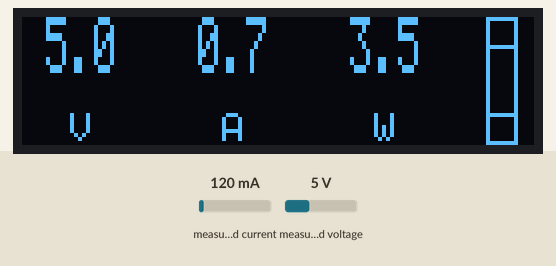
Simulated run of this sketch. Board: Arduino Uno, built with avr-gcc and run on an emulated ATmega328P. On the bench: 128×32 one-colour display. Wiring (inferred from the names in the program): SSD1306 OLED at I2C address 0x3C; INA219 current sensor at I2C address 0x40. The inputs (shaded band) are chosen by the test bench; at power-on: measured current 120 mA, measured voltage 5 V.

Above: at 1.7 s.
1.8 s: measured current set to 1960 mA
At 2.8 s:
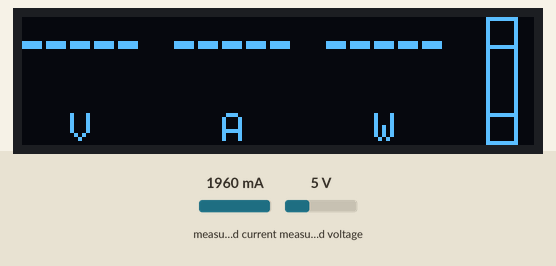
3.6 s: measured current set to 40 mA
At 4.6 s:
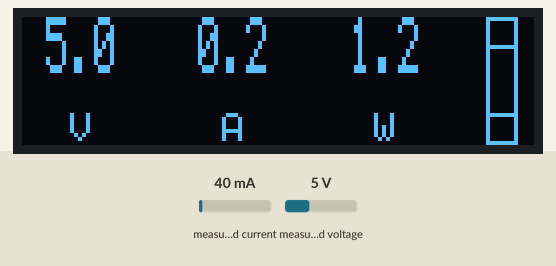
5.1 s: measured voltage set to 7.5 V
At 6.0 s:
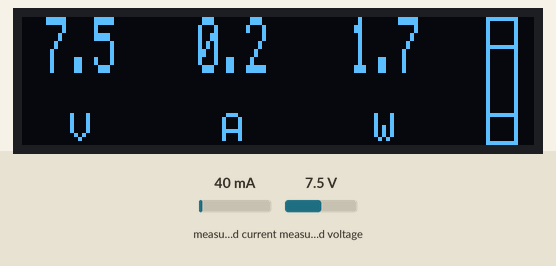
6.6 s: measured current set to 1500 mA
At 7.9 s:
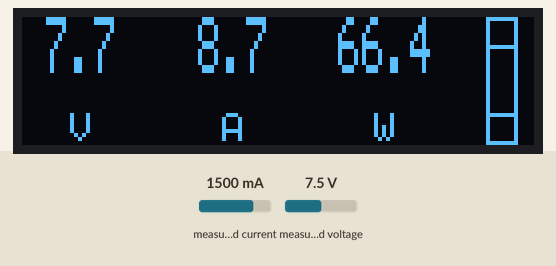
8.2 s: measured voltage set to 14.7 V
At 9.2 s:
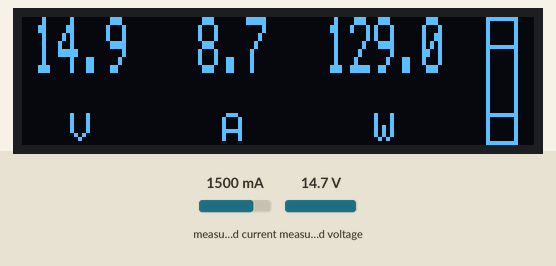
Timing chart, 0 to 10.7 s (numbered marks = the images above; inputs shaded):
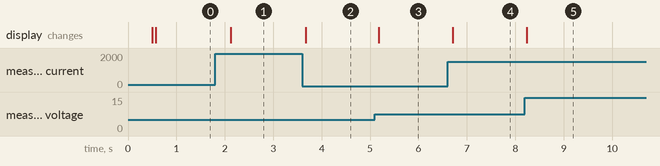

The sketch:

P20S_Battery_Monitor_ATtiny1614.ino
```cpp
#include <Arduino.h>
#include <Wire.h>
#include <avr/pgmspace.h>
// ATtiny1614 baseline: migrated from working ATtiny412 B2 centred-value display.
// 5 MHz CPU; TWI 400 kHz; alternate pins PA1 SDA (SOIC pin 11), PA2 SCL (pin 12).
// INA219 0x40, SSD1306 0x3C. No additional features or changed measurement logic.
#define OLED 0x3C
#define INA  0x40

// 0..9, blank, decimal point, minus, V, A, W: 16 glyphs, 80 bytes.
const uint8_t font[] PROGMEM = {
  0x3E,0x51,0x49,0x45,0x3E, 0,0x42,0x7F,0x40,0,
  0x42,0x61,0x51,0x49,0x46, 0x21,0x41,0x45,0x4B,0x31,
  0x18,0x14,0x12,0x7F,0x10, 0x27,0x45,0x45,0x45,0x39,
  0x3C,0x4A,0x49,0x49,0x30, 1,0x71,9,5,3,
  0x36,0x49,0x49,0x49,0x36, 6,0x49,0x49,0x29,0x1E,
  0,0,0,0,0, 0,0x60,0x60,0,0, 8,8,8,8,8,
  0x1F,0x20,0x40,0x20,0x1F, 0x7E,0x11,0x11,0x11,0x7E,
  0x3F,0x40,0x38,0x40,0x3F
};
static_assert(sizeof(font)==80,"Font size");
uint8_t glyph(char c) {
  if(c>='0' && c<='9') return c-'0';
  switch(c) {case '.':return 11;case '-':return 12;case 'V':return 13;case 'A':return 14;case 'W':return 15;default:return 10;}
}
// Proven OLED diagnostic: issue each command in its own I2C transaction.
void oledCommand(uint8_t c) {
  Wire.beginTransmission(OLED);
  Wire.write((uint8_t)0x00);
  Wire.write(c);
  Wire.endTransmission();
}
void window(uint8_t x,uint8_t p,uint8_t w) {
  oledCommand(0x21); oledCommand(x); oledCommand((uint8_t)(x+w-1));
  oledCommand(0x22); oledCommand(p); oledCommand(p);
}
void beginData(uint8_t x,uint8_t p,uint8_t w) {
  window(x,p,w);Wire.beginTransmission(OLED);Wire.write((uint8_t)0x40);
}
void oledCmd(uint8_t c) {
  Wire.beginTransmission(OLED);
  Wire.write((uint8_t)0x00);
  Wire.write(c);
  Wire.endTransmission();
}
void initOLED() {
  oledCmd(0xAE);        // Display OFF
  oledCmd(0xD5); oledCmd(0x80);
  oledCmd(0xA8); oledCmd(0x1F); // 32 rows
  oledCmd(0xD3); oledCmd(0x00);
  oledCmd(0x40);        // Start line 0
  oledCmd(0x8D); oledCmd(0x14); // Charge pump ON
  oledCmd(0x20); oledCmd(0x00); // Horizontal addressing
  oledCmd(0xA1);        // Segment remap
  oledCmd(0xC8);        // COM scan direction
  oledCmd(0xDA); oledCmd(0x02); // 128×32
  oledCmd(0x81); oledCmd(0x7F);
  oledCmd(0xD9); oledCmd(0xF1);
  oledCmd(0xDB); oledCmd(0x40);
  oledCmd(0xA4);        // Display follows RAM
  oledCmd(0xA6);        // Normal polarity
  oledCmd(0x2E);        // Disable scrolling
  oledCmd(0xAF);        // Display ON
}
void clearOLED() {
  for(uint8_t p=0;p<4;p++) for(uint8_t x=0;x<128;x+=16) {
    beginData(x,p,16);for(uint8_t j=0;j<16;j++)Wire.write((uint8_t)0);Wire.endTransmission();
  }
}
void smallChar(uint8_t x,uint8_t page,char c) {
  uint8_t off=glyph(c)*5;
  beginData(x,page,6);
  for(uint8_t i=0;i<5;i++) Wire.write(pgm_read_byte(&font[off+i]));
  Wire.write((uint8_t)0);Wire.endTransmission();
}
// Double-height 5x7 digits, 6 pixels wide, drawn into pages 0 and 1.
const uint8_t expand4[16] PROGMEM = {
  0x00,0x03,0x0C,0x0F,0x30,0x33,0x3C,0x3F,
  0xC0,0xC3,0xCC,0xCF,0xF0,0xF3,0xFC,0xFF
};
void bigChar(uint8_t x,char c) {
  uint8_t off=glyph(c)*5;
  for(uint8_t p=0;p<2;p++) {
    beginData(x,p,6);
    for(uint8_t i=0;i<5;i++) {
      uint8_t bits=pgm_read_byte(&font[off+i]);
      Wire.write(pgm_read_byte(&expand4[(bits>>(p*4))&15]));
    }
    Wire.write((uint8_t)0);Wire.endTransmission();
  }
}
// Each 30-pixel field is visually centred in its own column.
// Units at x=12, 50, 88 share those same column centres.
// When a value grows/shrinks, erase its previous glyph positions first.
char old[3][5];
uint8_t oldStart[3] = {255,255,255};
void field(uint8_t f,uint8_t x,const char *s) {
  uint8_t skip=0;
  while(skip<4 && s[skip]==' ')skip++;
  uint8_t start=(uint8_t)((skip*6)/2); // centre visible glyphs in 30 px
  if(start!=oldStart[f]) {
    if(oldStart[f]!=255) {
      for(uint8_t i=0;i<5;i++)
        if(old[f][i]!=' ' && old[f][i]!=0)
          bigChar(x+oldStart[f]+6*i,' ');
    }
    for(uint8_t i=0;i<5;i++)old[f][i]=0;
    oldStart[f]=start;
  }
  for(uint8_t i=0;i<5-skip;i++) {
    char c=s[i+skip];
    if(old[f][i]!=c) {
      bigChar(x+start+6*i,c);
      old[f][i]=c;
    }
  }
}
bool readINA(uint8_t reg,uint16_t &v) {
  Wire.beginTransmission(INA);Wire.write(reg);
  if(Wire.endTransmission(false))return false;
  if(Wire.requestFrom((uint8_t)INA,(uint8_t)2)!=2)return false;
  v=(uint16_t)Wire.read()<<8;v|=Wire.read();return true;
}
bool initINA() {
  Wire.beginTransmission(INA);Wire.write((uint8_t)0);Wire.write((uint8_t)0x19);
  Wire.write((uint8_t)0x9F);if(Wire.endTransmission())return false;
  uint16_t v;return readINA(0,v)&&v==0x199F;
}
// Fixed width ' 12.0' or '120.0'. Input is tenths of the unit.
void format5(char s[5],uint16_t t) {
  if(t>9999){for(uint8_t i=0;i<5;i++)s[i]='-';return;}
  s[0]=t>=1000 ? '0'+t/1000 : ' ';
  s[1]=t>=100 ? '0'+(t/100)%10 : ' ';
  s[2]='0'+(t/10)%10;
  s[3]='.';s[4]='0'+t%10;
}
uint8_t oldBars=255;
void battery(uint16_t mv) {
  // Voltage bands under load; NOT a state-of-charge estimate.
  uint8_t bars=mv>=20500?4:mv>=19500?3:mv>=18500?2:mv>=17500?1:0;
  if(bars==oldBars)return;
  oldBars=bars;
  for(uint8_t p=0;p<4;p++) {
    beginData(116,p,8);
    for(uint8_t x=0;x<8;x++) {
      uint8_t b=(x==0||x==7)?0xFF:((p==0||p==3)?0x81:0);
      if(x>=2&&x<=5&&p>=4-bars)b=0xFF;
      Wire.write(b);
    }
    Wire.endTransmission();
  }
}
void update() {
  uint16_t b,s;
  char out[5];
  if(!readINA(2,b)||!readINA(1,s)) {
    for(uint8_t j=0;j<5;j++)out[j]='-';
    field(0,0,out);field(1,38,out);field(2,76,out);return;
  }
  int32_t uv=(int32_t)(int16_t)s*10;
  int32_t mv=(int32_t)(b>>3)*4+uv/1000; // IN+ supply voltage
  int32_t ma=uv*100L/1727L; // 17.27 milliohm effective shunt
  if(mv<0||mv>26000||ma<0||ma>9000) {
    for(uint8_t j=0;j<5;j++)out[j]='-';
    field(0,0,out);field(1,38,out);field(2,76,out);return;
  }
  int32_t mw=mv*ma/1000L;
  format5(out,(uint16_t)((mv+50)/100));field(0,0,out);
  format5(out,(uint16_t)((ma+50)/100));field(1,38,out);
  format5(out,(uint16_t)((mw+50)/100));field(2,76,out);
  battery((uint16_t)mv);
}
void setup() {
  delay(500);
  Wire.begin();Wire.setClock(400000);
  initOLED();clearOLED();
  smallChar(12,3,'V');smallChar(50,3,'A');smallChar(88,3,'W');
  if(!initINA())return; // display remains static if INA is absent
  update();
}
void loop(){update();delay(500);}
```

Measured:
- after the input at 1.8 s, the display: changes after 0.32 s (image 1)
- after the input at 3.6 s, the display: changes after 0.07 s (image 2)
- after the input at 5.1 s, the display: changes after 0.08 s (image 3)
- after the input at 6.6 s, the display: changes after 0.10 s (image 4)
- after the input at 8.2 s, the display: changes at once (image 5)
